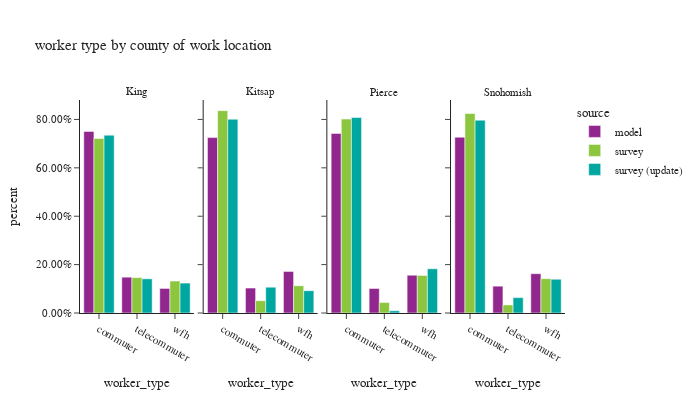

The code cell stored with this chart in its notebook:
### Code cell
df_worker_count = workers.groupby(['source','CountyName_work','worker_type'])['pdexpfac']. \
    sum().reset_index()
df_worker_count['percent'] = df_worker_count.groupby(['source','CountyName_work'], group_keys=False)['pdexpfac']. \
    apply(lambda x: x / float(x.sum()))

df_worker_count_ct = workers.groupby(['source','CountyName_work','worker_type'])['pdexpfac'].count().reset_index(). \
    rename(columns={'pdexpfac':'sample count'})
df_worker_count = df_worker_count.merge(df_worker_count_ct, on=['source','CountyName_work','worker_type']). \
    rename(columns={'pdexpfac':'total count'})

fig = px.bar(df_worker_count.sort_values(by=['source','CountyName_work']), x='worker_type', y="percent",
             facet_col="CountyName_work", color="source",
             barmode="group",hover_data=['sample count','total count'],
             title="worker type by county of work location")
fig.for_each_annotation(lambda a: a.update(text = a.text.split("=")[-1]))
fig.update_layout(height=400, width=700, font=dict(size=11))
fig.for_each_yaxis(lambda a: a.update(tickformat = ".2%"))
fig.update_xaxes(categoryorder='array', categoryarray= ['commuter','telecommuter','wfh'])
fig.show()

### Figure 1 — Plotly figure (JSON) as saved in the notebook; plotly's stock layout.template omitted (floating-point values rounded to 4 significant figures)
{"data": [{"alignmentgroup": "True", "customdata": [[1074000.0, 1074000.0], [211800.0, 211800.0], [145200.0, 145200.0]], "hovertemplate": "source=model<br>CountyName_work=King<br>worker_type=%{x}<br>percent=%{y}<br>sample count=%{customdata[0]}<br>total count=%{customdata[1]}<extra></extra>", "legendgroup": "model", "marker": {"color": "#91268F", "pattern": {"shape": ""}}, "name": "model", "offsetgroup": "model", "orientation": "v", "showlegend": true, "textposition": "auto", "type": "bar", "x": ["commuter", "telecommuter", "wfh"], "xaxis": "x", "y": [0.7505, 0.1481, 0.1015], "yaxis": "y"}, {"alignmentgroup": "True", "customdata": [[75450.0, 75450.0], [10720.0, 10720.0], [17900.0, 17900.0]], "hovertemplate": "source=model<br>CountyName_work=Kitsap<br>worker_type=%{x}<br>percent=%{y}<br>sample count=%{customdata[0]}<br>total count=%{customdata[1]}<extra></extra>", "legendgroup": "model", "marker": {"color": "#91268F", "pattern": {"shape": ""}}, "name": "model", "offsetgroup": "model", "orientation": "v", "showlegend": false, "textposition": "auto", "type": "bar", "x": ["commuter", "telecommuter", "wfh"], "xaxis": "x2", "y": [0.725, 0.103, 0.172], "yaxis": "y2"}, {"alignmentgroup": "True", "customdata": [[264200.0, 264200.0], [36140.0, 36140.0], [55590.0, 55590.0]], "hovertemplate": "source=model<br>CountyName_work=Pierce<br>worker_type=%{x}<br>percent=%{y}<br>sample count=%{customdata[0]}<br>total count=%{customdata[1]}<extra></extra>", "legendgroup": "model", "marker": {"color": "#91268F", "pattern": {"shape": ""}}, "name": "model", "offsetgroup": "model", "orientation": "v", "showlegend": false, "textposition": "auto", "type": "bar", "x": ["commuter", "telecommuter", "wfh"], "xaxis": "x3", "y": [0.7423, 0.1015, 0.1562], "yaxis": "y3"}, {"alignmentgroup": "True", "customdata": [[244400.0, 244400.0], [37300.0, 37300.0], [54630.0, 54630.0]], "hovertemplate": "source=model<br>CountyName_work=Snohomish<br>worker_type=%{x}<br>percent=%{y}<br>sample count=%{customdata[0]}<br>total count=%{customdata[1]}<extra></extra>", "legendgroup": "model", "marker": {"color": "#91268F", "pattern": {"shape": ""}}, "name": "model", "offsetgroup": "model", "orientation": "v", "showlegend": false, "textposition": "auto", "type": "bar", "x": ["commuter", "telecommuter", "wfh"], "xaxis": "x4", "y": [0.7266, 0.1109, 0.1624], "yaxis": "y4"}, {"alignmentgroup": "True", "customdata": [[1439.0, 723200.0], [633.0, 146700.0], [573.0, 132400.0]], "hovertemplate": "source=survey<br>CountyName_work=King<br>worker_type=%{x}<br>percent=%{y}<br>sample count=%{customdata[0]}<br>total count=%{customdata[1]}<extra></extra>", "legendgroup": "survey", "marker": {"color": "#8CC63E", "pattern": {"shape": ""}}, "name": "survey", "offsetgroup": "survey", "orientation": "v", "showlegend": true, "textposition": "auto", "type": "bar", "x": ["commuter", "telecommuter", "wfh"], "xaxis": "x", "y": [0.7215, 0.1463, 0.1321], "yaxis": "y"}, {"alignmentgroup": "True", "customdata": [[91.0, 77000.0], [18.0, 4687.0], [37.0, 10380.0]], "hovertemplate": "source=survey<br>CountyName_work=Kitsap<br>worker_type=%{x}<br>percent=%{y}<br>sample count=%{customdata[0]}<br>total count=%{customdata[1]}<extra></extra>", "legendgroup": "survey", "marker": {"color": "#8CC63E", "pattern": {"shape": ""}}, "name": "survey", "offsetgroup": "survey", "orientation": "v", "showlegend": false, "textposition": "auto", "type": "bar", "x": ["commuter", "telecommuter", "wfh"], "xaxis": "x2", "y": [0.8363, 0.0509, 0.1128], "yaxis": "y2"}, {"alignmentgroup": "True", "customdata": [[169.0, 187600.0], [22.0, 10110.0], [63.0, 36370.0]], "hovertemplate": "source=survey<br>CountyName_work=Pierce<br>worker_type=%{x}<br>percent=%{y}<br>sample count=%{customdata[0]}<br>total count=%{customdata[1]}<extra></extra>", "legendgroup": "survey", "marker": {"color": "#8CC63E", "pattern": {"shape": ""}}, "name": "survey", "offsetgroup": "survey", "orientation": "v", "showlegend": false, "textposition": "auto", "type": "bar", "x": ["commuter", "telecommuter", "wfh"], "xaxis": "x3", "y": [0.8014, 0.04318, 0.1554], "yaxis": "y3"}, {"alignmentgroup": "True", "customdata": [[247.0, 223100.0], [42.0, 9061.0], [77.0, 38380.0]], "hovertemplate": "source=survey<br>CountyName_work=Snohomish<br>worker_type=%{x}<br>percent=%{y}<br>sample count=%{customdata[0]}<br>total count=%{customdata[1]}<extra></extra>", "legendgroup": "survey", "marker": {"color": "#8CC63E", "pattern": {"shape": ""}}, "name": "survey", "offsetgroup": "survey", "orientation": "v", "showlegend": false, "textposition": "auto", "type": "bar", "x": ["commuter", "telecommuter", "wfh"], "xaxis": "x4", "y": [0.8247, 0.03349, 0.1418], "yaxis": "y4"}, {"alignmentgroup": "True", "customdata": [[1522.0, 733000.0], [656.0, 141000.0], [592.0, 123300.0]], "hovertemplate": "source=survey (update)<br>CountyName_work=King<br>worker_type=%{x}<br>percent=%{y}<br>sample count=%{customdata[0]}<br>total count=%{customdata[1]}<extra></extra>", "legendgroup": "survey (update)", "marker": {"color": "#00A7A0", "pattern": {"shape": ""}}, "name": "survey (update)", "offsetgroup": "survey (update)", "orientation": "v", "showlegend": true, "textposition": "auto", "type": "bar", "x": ["commuter", "telecommuter", "wfh"], "xaxis": "x", "y": [0.735, 0.1414, 0.1237], "yaxis": "y"}, {"alignmentgroup": "True", "customdata": [[94.0, 67070.0], [18.0, 8945.0], [35.0, 7721.0]], "hovertemplate": "source=survey (update)<br>CountyName_work=Kitsap<br>worker_type=%{x}<br>percent=%{y}<br>sample count=%{customdata[0]}<br>total count=%{customdata[1]}<extra></extra>", "legendgroup": "survey (update)", "marker": {"color": "#00A7A0", "pattern": {"shape": ""}}, "name": "survey (update)", "offsetgroup": "survey (update)", "orientation": "v", "showlegend": false, "textposition": "auto", "type": "bar", "x": ["commuter", "telecommuter", "wfh"], "xaxis": "x2", "y": [0.801, 0.1068, 0.09221], "yaxis": "y2"}, {"alignmentgroup": "True", "customdata": [[182.0, 187400.0], [22.0, 2179.0], [65.0, 42390.0]], "hovertemplate": "source=survey (update)<br>CountyName_work=Pierce<br>worker_type=%{x}<br>percent=%{y}<br>sample count=%{customdata[0]}<br>total count=%{customdata[1]}<extra></extra>", "legendgroup": "survey (update)", "marker": {"color": "#00A7A0", "pattern": {"shape": ""}}, "name": "survey (update)", "offsetgroup": "survey (update)", "orientation": "v", "showlegend": false, "textposition": "auto", "type": "bar", "x": ["commuter", "telecommuter", "wfh"], "xaxis": "x3", "y": [0.8079, 0.009393, 0.1827], "yaxis": "y3"}, {"alignmentgroup": "True", "customdata": [[257.0, 224300.0], [46.0, 17880.0], [77.0, 39280.0]], "hovertemplate": "source=survey (update)<br>CountyName_work=Snohomish<br>worker_type=%{x}<br>percent=%{y}<br>sample count=%{customdata[0]}<br>total count=%{customdata[1]}<extra></extra>", "legendgroup": "survey (update)", "marker": {"color": "#00A7A0", "pattern": {"shape": ""}}, "name": "survey (update)", "offsetgroup": "survey (update)", "orientation": "v", "showlegend": false, "textposition": "auto", "type": "bar", "x": ["commuter", "telecommuter", "wfh"], "xaxis": "x4", "y": [0.7969, 0.06352, 0.1395], "yaxis": "y4"}], "layout": {"annotations": [{"font": {}, "showarrow": false, "text": "King", "x": 0.1175, "xanchor": "center", "xref": "paper", "y": 1.0, "yanchor": "bottom", "yref": "paper"}, {"font": {}, "showarrow": false, "text": "Kitsap", "x": 0.3725, "xanchor": "center", "xref": "paper", "y": 1.0, "yanchor": "bottom", "yref": "paper"}, {"font": {}, "showarrow": false, "text": "Pierce", "x": 0.6275, "xanchor": "center", "xref": "paper", "y": 1.0, "yanchor": "bottom", "yref": "paper"}, {"font": {}, "showarrow": false, "text": "Snohomish", "x": 0.8825, "xanchor": "center", "xref": "paper", "y": 1.0, "yanchor": "bottom", "yref": "paper"}], "barmode": "group", "font": {"size": 11}, "height": 400, "legend": {"title": {"text": "source"}, "tracegroupgap": 0}, "title": {"text": "worker type by county of work location"}, "width": 700, "xaxis": {"anchor": "y", "categoryarray": ["commuter", "telecommuter", "wfh"], "categoryorder": "array", "domain": [0.0, 0.235], "title": {"text": "worker_type"}}, "xaxis2": {"anchor": "y2", "categoryarray": ["commuter", "telecommuter", "wfh"], "categoryorder": "array", "domain": [0.255, 0.49], "matches": "x", "title": {"text": "worker_type"}}, "xaxis3": {"anchor": "y3", "categoryarray": ["commuter", "telecommuter", "wfh"], "categoryorder": "array", "domain": [0.51, 0.745], "matches": "x", "title": {"text": "worker_type"}}, "xaxis4": {"anchor": "y4", "categoryarray": ["commuter", "telecommuter", "wfh"], "categoryorder": "array", "domain": [0.765, 1.0], "matches": "x", "title": {"text": "worker_type"}}, "yaxis": {"anchor": "x", "domain": [0.0, 1.0], "tickformat": ".2%", "title": {"text": "percent"}}, "yaxis2": {"anchor": "x2", "domain": [0.0, 1.0], "matches": "y", "showticklabels": false, "tickformat": ".2%"}, "yaxis3": {"anchor": "x3", "domain": [0.0, 1.0], "matches": "y", "showticklabels": false, "tickformat": ".2%"}, "yaxis4": {"anchor": "x4", "domain": [0.0, 1.0], "matches": "y", "showticklabels": false, "tickformat": ".2%"}}}
